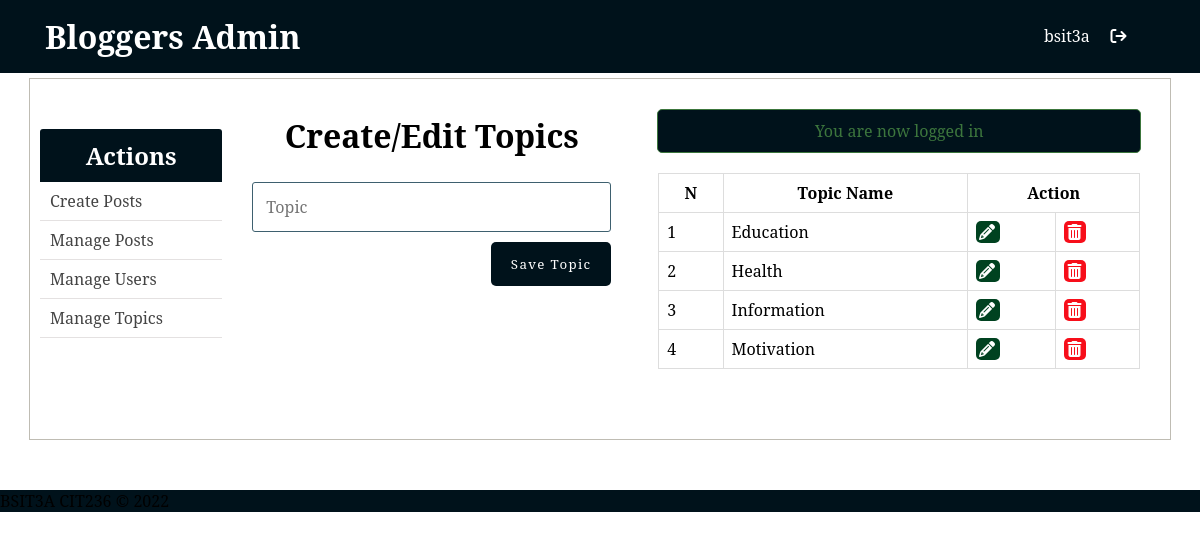
/blog/admin/topics.php (signed in), run on the app's committed database.
### tables this page shows
CREATE TABLE `topics` (
  `id` int(11) NOT NULL,
  `name` varchar(255) NOT NULL,
  `slug` varchar(255) NOT NULL
);

### blog/admin/includes/admin_functions.php (called while the page is built, shortened)
<?php
$isEditingTopic = false;
$topic_name = "";
function getAllTopics() {
	global $conn;
	$sql = "SELECT * FROM topics";
	$result = mysqli_query($conn, $sql);
	$topics = mysqli_fetch_all($result, MYSQLI_ASSOC);
	return $topics;
}
?>

### blog/admin/topics.php (the view, shortened to what this page needs)
<?php  include('../config.php'); ?>
<?php  include(ROOT_PATH . '/admin/includes/admin_functions.php'); ?>
<?php include(ROOT_PATH . '/admin/includes/head_section.php'); ?>
<?php $topics = getAllTopics();	?>
</head>
<body>
	<?php include(ROOT_PATH . '/admin/includes/navbar.php') ?>
	<div class="container content">
		<?php include(ROOT_PATH . '/admin/includes/menu.php') ?>
		<div class="action">
			<h1 class="page-title">Create/Edit Topics</h1>
			<form method="post" action="<?php echo BASE_URL . 'admin/topics.php'; ?>" >
				<input type="text" name="topic_name" value="<?php echo $topic_name; ?>" placeholder="Topic">
				<?php if ($isEditingTopic === true): ?>
					<button type="submit" class="btn" name="update_topic">UPDATE</button>
				<?php else: ?>
					<button type="submit" class="btn" name="create_topic">Save Topic</button>
				<?php endif ?>
			</form>
		</div>
		<div class="table-div">
			<?php include(ROOT_PATH . '/includes/messages.php') ?>
			<?php if (empty($topics)): ?>
				<h1>No topics in the database.</h1>
			<?php else: ?>
				<table class="table">
					<thead>
						<th>N</th>
						<th>Topic Name</th>
						<th colspan="2">Action</th>
					</thead>
					<tbody>
					<?php foreach ($topics as $key => $topic): ?>
						<tr>
							<td><?php echo $key + 1; ?></td>
							<td><?php echo $topic['name']; ?></td>
							<td>
								<a class="fa fa-pencil btn edit"
									href="topics.php?edit-topic=<?php echo $topic['id'] ?>">
								</a>
							</td>
							<td>
								<a class="fa fa-trash btn delete"
									href="topics.php?delete-topic=<?php echo $topic['id'] ?>">
								</a>
							</td>
						</tr>
					<?php endforeach ?>
					</tbody>
				</table>
			<?php endif ?>
		</div>
	</div>
	<?php include( ROOT_PATH . '/includes/footer.php') ?>
</body>
</html>

### blog/static/css/admin_styles.css (style rules this page uses)
* { margin: 0px; padding: 0px; font-family: "Noto Serif", serif; }
:root { --primary-color: #00121b; }
a { text-decoration: none; }
h1, h2, h3, h4, h5, h6 { font-family: "Noto Serif", serif; }
form { width: 60%; margin: 5px auto; padding-bottom: 50px; }
form input[type="file"], input[type="email"], input[type="password"], input[type="text"], form select, form textarea { width: 100%; display: block; padding: 13px 13px; font-size: 1em; margin: 5px auto 10px; border-radius: 3px; box-sizing: border-box; background: transparent; border: 1px solid #3e606f; }
form button { float: right; margin-left: 24%; }
table { border-collapse: collapse; width: 70%; margin: 20px auto; }
th, td { padding: 8px; text-align: left; border: 1px solid #ddd; }
th { text-align: center; }
.btn { color: white; background: var(--primary-color); text-align: center; border: none; border-radius: 5px; display: block; letter-spacing: 0.1em; padding: 13px 20px; text-decoration: none; }
.container { width: 95%; margin: 5px auto 50px; border: 1px solid #bfbcb3; padding: 10px 0px 50px; }
.container:after { content: ""; display: block; clear: both; }
.container.content .action { width: 35%; float: left; text-align: center; }
.container.content .action form { width: 90%; }
.container.content .action .page-title { margin: 25px; }
.table-div { float: left; width: 47%; }
.table-div table { width: 90%; }
.table-div a.fa { color: white; padding: 3px; }
.table-div .edit { background: #004220; }
.table-div .delete { background: #f70e1a; }

### data on the page
topics: name "Education"
topics: name "Health"
topics: name "Information"
topics: name "Motivation"

### other printed values
$_SESSION['user']['username'] "bsit3a"
$_SESSION['message'] "You are now logged in"
